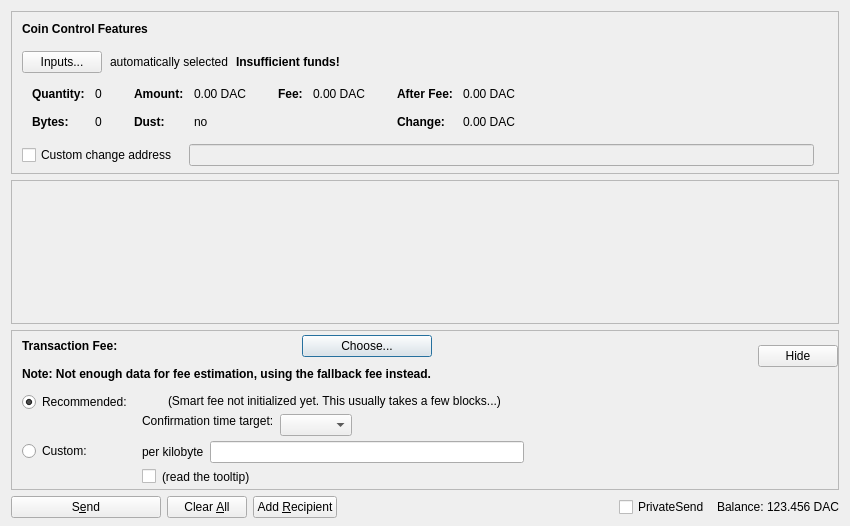
<?xml version="1.0" encoding="UTF-8"?>
<ui version="4.0">
 <class>SendCoinsDialog</class>
 <widget class="QDialog" name="SendCoinsDialog">
  <property name="geometry">
   <rect>
    <x>0</x>
    <y>0</y>
    <width>850</width>
    <height>526</height>
   </rect>
  </property>
  <property name="windowTitle">
   <string>Send Coins</string>
  </property>
  <layout class="QVBoxLayout" name="verticalLayout" stretch="0,1,0,0">
   <property name="bottomMargin">
    <number>8</number>
   </property>
   <item>
    <widget class="QFrame" name="frameCoinControl">
     <property name="sizePolicy">
      <sizepolicy hsizetype="Expanding" vsizetype="Expanding">
       <horstretch>0</horstretch>
       <verstretch>0</verstretch>
      </sizepolicy>
     </property>
     <property name="maximumSize">
      <size>
       <width>16777215</width>
       <height>16777215</height>
      </size>
     </property>
     <property name="frameShape">
      <enum>QFrame::StyledPanel</enum>
     </property>
     <property name="frameShadow">
      <enum>QFrame::Sunken</enum>
     </property>
     <layout class="QVBoxLayout" name="verticalLayoutCoinControl2">
      <property name="spacing">
       <number>0</number>
      </property>
      <property name="leftMargin">
       <number>0</number>
      </property>
      <property name="topMargin">
       <number>0</number>
      </property>
      <property name="rightMargin">
       <number>0</number>
      </property>
      <property name="bottomMargin">
       <number>6</number>
      </property>
      <item>
       <layout class="QVBoxLayout" name="verticalLayoutCoinControl" stretch="0,0,0,0,1">
        <property name="spacing">
         <number>0</number>
        </property>
        <property name="leftMargin">
         <number>10</number>
        </property>
        <property name="topMargin">
         <number>10</number>
        </property>
        <item>
         <layout class="QHBoxLayout" name="horizontalLayoutCoinControl1">
          <property name="bottomMargin">
           <number>15</number>
          </property>
          <item>
           <widget class="QLabel" name="labelCoinControlFeatures">
            <property name="sizePolicy">
             <sizepolicy hsizetype="Preferred" vsizetype="Maximum">
              <horstretch>0</horstretch>
              <verstretch>0</verstretch>
             </sizepolicy>
            </property>
            <property name="font">
             <font>
              <weight>75</weight>
              <bold>true</bold>
             </font>
            </property>
            <property name="styleSheet">
             <string notr="true">font-weight:bold;</string>
            </property>
            <property name="text">
             <string>Coin Control Features</string>
            </property>
           </widget>
          </item>
         </layout>
        </item>
        <item>
         <layout class="QHBoxLayout" name="horizontalLayoutCoinControl2" stretch="0,0,0,0">
          <property name="spacing">
           <number>8</number>
          </property>
          <property name="bottomMargin">
           <number>10</number>
          </property>
          <item>
           <widget class="QPushButton" name="pushButtonCoinControl">
            <property name="styleSheet">
             <string notr="true"/>
            </property>
            <property name="text">
             <string>Inputs...</string>
            </property>
            <property name="autoDefault">
             <bool>false</bool>
            </property>
           </widget>
          </item>
          <item>
           <widget class="QLabel" name="labelCoinControlAutomaticallySelected">
            <property name="text">
             <string>automatically selected</string>
            </property>
            <property name="margin">
             <number>5</number>
            </property>
           </widget>
          </item>
          <item>
           <widget class="QLabel" name="labelCoinControlInsuffFunds">
            <property name="font">
             <font>
              <weight>75</weight>
              <bold>true</bold>
             </font>
            </property>
            <property name="styleSheet">
             <string notr="true">font-weight:bold;</string>
            </property>
            <property name="text">
             <string>Insufficient funds!</string>
            </property>
            <property name="margin">
             <number>5</number>
            </property>
           </widget>
          </item>
          <item>
           <spacer name="horizontalSpacerCoinControl">
            <property name="orientation">
             <enum>Qt::Horizontal</enum>
            </property>
            <property name="sizeHint" stdset="0">
             <size>
              <width>40</width>
              <height>1</height>
             </size>
            </property>
           </spacer>
          </item>
         </layout>
        </item>
        <item>
         <widget class="QWidget" name="widgetCoinControl" native="true">
          <property name="sizePolicy">
           <sizepolicy hsizetype="Preferred" vsizetype="Preferred">
            <horstretch>0</horstretch>
            <verstretch>0</verstretch>
           </sizepolicy>
          </property>
          <property name="minimumSize">
           <size>
            <width>0</width>
            <height>0</height>
           </size>
          </property>
          <property name="styleSheet">
           <string notr="true"/>
          </property>
          <layout class="QHBoxLayout" name="horizontalLayoutCoinControl5">
           <property name="leftMargin">
            <number>0</number>
           </property>
           <property name="topMargin">
            <number>0</number>
           </property>
           <property name="rightMargin">
            <number>0</number>
           </property>
           <property name="bottomMargin">
            <number>0</number>
           </property>
           <item>
            <layout class="QHBoxLayout" name="horizontalLayoutCoinControl3" stretch="0,0,0,1">
             <property name="spacing">
              <number>20</number>
             </property>
             <property name="topMargin">
              <number>0</number>
             </property>
             <property name="bottomMargin">
              <number>10</number>
             </property>
             <item>
              <layout class="QFormLayout" name="formLayoutCoinControl1">
               <property name="horizontalSpacing">
                <number>10</number>
               </property>
               <property name="verticalSpacing">
                <number>14</number>
               </property>
               <property name="leftMargin">
                <number>10</number>
               </property>
               <property name="topMargin">
                <number>4</number>
               </property>
               <property name="rightMargin">
                <number>6</number>
               </property>
               <item row="0" column="0">
                <widget class="QLabel" name="labelCoinControlQuantityText">
                 <property name="font">
                  <font>
                   <weight>75</weight>
                   <bold>true</bold>
                  </font>
                 </property>
                 <property name="text">
                  <string>Quantity:</string>
                 </property>
                 <property name="margin">
                  <number>0</number>
                 </property>
                </widget>
               </item>
               <item row="0" column="1">
                <widget class="QLabel" name="labelCoinControlQuantity">
                 <property name="cursor">
                  <cursorShape>IBeamCursor</cursorShape>
                 </property>
                 <property name="contextMenuPolicy">
                  <enum>Qt::ActionsContextMenu</enum>
                 </property>
                 <property name="text">
                  <string notr="true">0</string>
                 </property>
                 <property name="margin">
                  <number>0</number>
                 </property>
                 <property name="textInteractionFlags">
                  <set>Qt::LinksAccessibleByMouse|Qt::TextSelectableByKeyboard|Qt::TextSelectableByMouse</set>
                 </property>
                </widget>
               </item>
               <item row="1" column="0">
                <widget class="QLabel" name="labelCoinControlBytesText">
                 <property name="font">
                  <font>
                   <weight>75</weight>
                   <bold>true</bold>
                  </font>
                 </property>
                 <property name="text">
                  <string>Bytes:</string>
                 </property>
                </widget>
               </item>
               <item row="1" column="1">
                <widget class="QLabel" name="labelCoinControlBytes">
                 <property name="cursor">
                  <cursorShape>IBeamCursor</cursorShape>
                 </property>
                 <property name="contextMenuPolicy">
                  <enum>Qt::ActionsContextMenu</enum>
                 </property>
                 <property name="text">
                  <string notr="true">0</string>
                 </property>
                 <property name="textInteractionFlags">
                  <set>Qt::LinksAccessibleByMouse|Qt::TextSelectableByKeyboard|Qt::TextSelectableByMouse</set>
                 </property>
                </widget>
               </item>
              </layout>
             </item>
             <item>
              <layout class="QFormLayout" name="formLayoutCoinControl2">
               <property name="horizontalSpacing">
                <number>10</number>
               </property>
               <property name="verticalSpacing">
                <number>14</number>
               </property>
               <property name="leftMargin">
                <number>6</number>
               </property>
               <property name="topMargin">
                <number>4</number>
               </property>
               <property name="rightMargin">
                <number>6</number>
               </property>
               <item row="0" column="0">
                <widget class="QLabel" name="labelCoinControlAmountText">
                 <property name="font">
                  <font>
                   <weight>75</weight>
                   <bold>true</bold>
                  </font>
                 </property>
                 <property name="text">
                  <string>Amount:</string>
                 </property>
                 <property name="margin">
                  <number>0</number>
                 </property>
                </widget>
               </item>
               <item row="0" column="1">
                <widget class="QLabel" name="labelCoinControlAmount">
                 <property name="cursor">
                  <cursorShape>IBeamCursor</cursorShape>
                 </property>
                 <property name="contextMenuPolicy">
                  <enum>Qt::ActionsContextMenu</enum>
                 </property>
                 <property name="text">
                  <string notr="true">0.00 DAC</string>
                 </property>
                 <property name="textInteractionFlags">
                  <set>Qt::LinksAccessibleByMouse|Qt::TextSelectableByKeyboard|Qt::TextSelectableByMouse</set>
                 </property>
                </widget>
               </item>
               <item row="1" column="0">
                <widget class="QLabel" name="labelCoinControlLowOutputText">
                 <property name="font">
                  <font>
                   <weight>75</weight>
                   <bold>true</bold>
                  </font>
                 </property>
                 <property name="text">
                  <string>Dust:</string>
                 </property>
                </widget>
               </item>
               <item row="1" column="1">
                <widget class="QLabel" name="labelCoinControlLowOutput">
                 <property name="cursor">
                  <cursorShape>IBeamCursor</cursorShape>
                 </property>
                 <property name="contextMenuPolicy">
                  <enum>Qt::ActionsContextMenu</enum>
                 </property>
                 <property name="text">
                  <string notr="true">no</string>
                 </property>
                 <property name="textInteractionFlags">
                  <set>Qt::LinksAccessibleByMouse|Qt::TextSelectableByKeyboard|Qt::TextSelectableByMouse</set>
                 </property>
                </widget>
               </item>
              </layout>
             </item>
             <item>
              <layout class="QFormLayout" name="formLayoutCoinControl3">
               <property name="horizontalSpacing">
                <number>10</number>
               </property>
               <property name="verticalSpacing">
                <number>14</number>
               </property>
               <property name="leftMargin">
                <number>6</number>
               </property>
               <property name="topMargin">
                <number>4</number>
               </property>
               <property name="rightMargin">
                <number>6</number>
               </property>
               <item row="0" column="0">
                <widget class="QLabel" name="labelCoinControlFeeText">
                 <property name="font">
                  <font>
                   <weight>75</weight>
                   <bold>true</bold>
                  </font>
                 </property>
                 <property name="text">
                  <string>Fee:</string>
                 </property>
                 <property name="margin">
                  <number>0</number>
                 </property>
                </widget>
               </item>
               <item row="0" column="1">
                <widget class="QLabel" name="labelCoinControlFee">
                 <property name="cursor">
                  <cursorShape>IBeamCursor</cursorShape>
                 </property>
                 <property name="contextMenuPolicy">
                  <enum>Qt::ActionsContextMenu</enum>
                 </property>
                 <property name="text">
                  <string notr="true">0.00 DAC</string>
                 </property>
                 <property name="textInteractionFlags">
                  <set>Qt::LinksAccessibleByMouse|Qt::TextSelectableByKeyboard|Qt::TextSelectableByMouse</set>
                 </property>
                </widget>
               </item>
              </layout>
             </item>
             <item>
              <layout class="QFormLayout" name="formLayoutCoinControl4">
               <property name="horizontalSpacing">
                <number>10</number>
               </property>
               <property name="verticalSpacing">
                <number>14</number>
               </property>
               <property name="leftMargin">
                <number>6</number>
               </property>
               <property name="topMargin">
                <number>4</number>
               </property>
               <property name="rightMargin">
                <number>6</number>
               </property>
               <item row="0" column="0">
                <widget class="QLabel" name="labelCoinControlAfterFeeText">
                 <property name="font">
                  <font>
                   <weight>75</weight>
                   <bold>true</bold>
                  </font>
                 </property>
                 <property name="text">
                  <string>After Fee:</string>
                 </property>
                 <property name="margin">
                  <number>0</number>
                 </property>
                </widget>
               </item>
               <item row="0" column="1">
                <widget class="QLabel" name="labelCoinControlAfterFee">
                 <property name="cursor">
                  <cursorShape>IBeamCursor</cursorShape>
                 </property>
                 <property name="contextMenuPolicy">
                  <enum>Qt::ActionsContextMenu</enum>
                 </property>
                 <property name="text">
                  <string notr="true">0.00 DAC</string>
                 </property>
                 <property name="textInteractionFlags">
                  <set>Qt::LinksAccessibleByMouse|Qt::TextSelectableByKeyboard|Qt::TextSelectableByMouse</set>
                 </property>
                </widget>
               </item>
               <item row="1" column="0">
                <widget class="QLabel" name="labelCoinControlChangeText">
                 <property name="font">
                  <font>
                   <weight>75</weight>
                   <bold>true</bold>
                  </font>
                 </property>
                 <property name="text">
                  <string>Change:</string>
                 </property>
                </widget>
               </item>
               <item row="1" column="1">
                <widget class="QLabel" name="labelCoinControlChange">
                 <property name="cursor">
                  <cursorShape>IBeamCursor</cursorShape>
                 </property>
                 <property name="contextMenuPolicy">
                  <enum>Qt::ActionsContextMenu</enum>
                 </property>
                 <property name="text">
                  <string notr="true">0.00 DAC</string>
                 </property>
                 <property name="textInteractionFlags">
                  <set>Qt::LinksAccessibleByMouse|Qt::TextSelectableByKeyboard|Qt::TextSelectableByMouse</set>
                 </property>
                </widget>
               </item>
              </layout>
             </item>
            </layout>
           </item>
          </layout>
         </widget>
        </item>
        <item>
         <layout class="QHBoxLayout" name="horizontalLayoutCoinControl4" stretch="0,0,0">
          <property name="spacing">
           <number>12</number>
          </property>
          <property name="sizeConstraint">
           <enum>QLayout::SetDefaultConstraint</enum>
          </property>
          <property name="topMargin">
           <number>5</number>
          </property>
          <property name="rightMargin">
           <number>5</number>
          </property>
          <item>
           <widget class="QCheckBox" name="checkBoxCoinControlChange">
            <property name="toolTip">
             <string>If this is activated, but the change address is empty or invalid, change will be sent to a newly generated address.</string>
            </property>
            <property name="text">
             <string>Custom change address</string>
            </property>
           </widget>
          </item>
          <item>
           <widget class="QValidatedLineEdit" name="lineEditCoinControlChange">
            <property name="enabled">
             <bool>false</bool>
            </property>
            <property name="sizePolicy">
             <sizepolicy hsizetype="Expanding" vsizetype="Fixed">
              <horstretch>0</horstretch>
              <verstretch>0</verstretch>
             </sizepolicy>
            </property>
           </widget>
          </item>
          <item>
           <widget class="QLabel" name="labelCoinControlChangeLabel">
            <property name="sizePolicy">
             <sizepolicy hsizetype="Preferred" vsizetype="Expanding">
              <horstretch>0</horstretch>
              <verstretch>0</verstretch>
             </sizepolicy>
            </property>
            <property name="minimumSize">
             <size>
              <width>0</width>
              <height>0</height>
             </size>
            </property>
            <property name="text">
             <string/>
            </property>
            <property name="margin">
             <number>3</number>
            </property>
           </widget>
          </item>
         </layout>
        </item>
        <item>
         <spacer name="verticalSpacerCoinControl">
          <property name="orientation">
           <enum>Qt::Vertical</enum>
          </property>
          <property name="sizeHint" stdset="0">
           <size>
            <width>800</width>
            <height>1</height>
           </size>
          </property>
         </spacer>
        </item>
       </layout>
      </item>
     </layout>
    </widget>
   </item>
   <item>
    <widget class="QScrollArea" name="scrollArea">
     <property name="widgetResizable">
      <bool>true</bool>
     </property>
     <widget class="QWidget" name="scrollAreaWidgetContents">
      <property name="geometry">
       <rect>
        <x>0</x>
        <y>0</y>
        <width>830</width>
        <height>104</height>
       </rect>
      </property>
      <layout class="QVBoxLayout" name="verticalLayout_2" stretch="0,1">
       <property name="leftMargin">
        <number>0</number>
       </property>
       <property name="topMargin">
        <number>0</number>
       </property>
       <property name="rightMargin">
        <number>0</number>
       </property>
       <property name="bottomMargin">
        <number>0</number>
       </property>
       <item>
        <layout class="QVBoxLayout" name="entries">
         <property name="spacing">
          <number>6</number>
         </property>
        </layout>
       </item>
       <item>
        <spacer name="verticalSpacer">
         <property name="orientation">
          <enum>Qt::Vertical</enum>
         </property>
         <property name="sizeHint" stdset="0">
          <size>
           <width>20</width>
           <height>40</height>
          </size>
         </property>
        </spacer>
       </item>
      </layout>
     </widget>
    </widget>
   </item>
   <item>
    <widget class="QFrame" name="frameFee">
     <property name="sizePolicy">
      <sizepolicy hsizetype="Expanding" vsizetype="Expanding">
       <horstretch>0</horstretch>
       <verstretch>0</verstretch>
      </sizepolicy>
     </property>
     <property name="maximumSize">
      <size>
       <width>16777215</width>
       <height>16777215</height>
      </size>
     </property>
     <property name="frameShape">
      <enum>QFrame::StyledPanel</enum>
     </property>
     <property name="frameShadow">
      <enum>QFrame::Sunken</enum>
     </property>
     <layout class="QVBoxLayout" name="verticalLayoutFee1">
      <property name="spacing">
       <number>0</number>
      </property>
      <property name="leftMargin">
       <number>0</number>
      </property>
      <property name="topMargin">
       <number>0</number>
      </property>
      <property name="rightMargin">
       <number>0</number>
      </property>
      <property name="bottomMargin">
       <number>0</number>
      </property>
      <item>
       <layout class="QVBoxLayout" name="verticalLayoutFee2" stretch="0,0,0">
        <property name="spacing">
         <number>0</number>
        </property>
        <property name="leftMargin">
         <number>10</number>
        </property>
        <property name="topMargin">
         <number>0</number>
        </property>
        <item>
         <layout class="QHBoxLayout" name="horizontalLayoutFee1">
          <property name="bottomMargin">
           <number>0</number>
          </property>
          <item>
           <layout class="QVBoxLayout" name="verticalLayoutFee7">
            <property name="spacing">
             <number>0</number>
            </property>
            <item>
             <spacer name="verticalSpacerSmartFee">
              <property name="orientation">
               <enum>Qt::Vertical</enum>
              </property>
              <property name="sizeType">
               <enum>QSizePolicy::Fixed</enum>
              </property>
              <property name="sizeHint" stdset="0">
               <size>
                <width>1</width>
                <height>4</height>
               </size>
              </property>
             </spacer>
            </item>
            <item>
             <layout class="QHBoxLayout" name="horizontalLayoutSmartFee">
              <property name="spacing">
               <number>10</number>
              </property>
              <item>
               <widget class="QLabel" name="labelFeeHeadline">
                <property name="sizePolicy">
                 <sizepolicy hsizetype="Preferred" vsizetype="Maximum">
                  <horstretch>0</horstretch>
                  <verstretch>0</verstretch>
                 </sizepolicy>
                </property>
                <property name="font">
                 <font>
                  <weight>75</weight>
                  <bold>true</bold>
                 </font>
                </property>
                <property name="styleSheet">
                 <string notr="true">font-weight:bold;</string>
                </property>
                <property name="text">
                 <string>Transaction Fee:</string>
                </property>
               </widget>
              </item>
              <item>
               <widget class="QLabel" name="labelFeeMinimized">
                <property name="text">
                 <string/>
                </property>
               </widget>
              </item>
              <item>
               <widget class="QPushButton" name="buttonChooseFee">
                <property name="text">
                 <string>Choose...</string>
                </property>
               </widget>
              </item>
             </layout>
            </item>
            <item>
             <spacer name="verticalSpacer_7">
              <property name="orientation">
               <enum>Qt::Vertical</enum>
              </property>
              <property name="sizeHint" stdset="0">
               <size>
                <width>1</width>
                <height>10</height>
               </size>
              </property>
             </spacer>
            </item>
            <item>
             <widget class="QLabel" name="fallbackFeeWarningLabel">
              <property name="toolTip">
               <string>Using the fallbackfee can result in sending a transaction that will take several hours or days (or never) to confirm. Consider choosing your fee manually or wait until you have validated the complete chain.</string>
              </property>
              <property name="font">
              <font>
                  <weight>75</weight>
                  <bold>true</bold>
              </font>
              </property>
              <property name="text">
               <string>Note: Not enough data for fee estimation, using the fallback fee instead.</string>
              </property>
              <property name="wordWrap">
               <bool>false</bool>
              </property>
             </widget>
            </item>
            <item>
             <spacer name="verticalSpacer_5">
              <property name="orientation">
               <enum>Qt::Vertical</enum>
              </property>
              <property name="sizeHint" stdset="0">
               <size>
                <width>1</width>
                <height>1</height>
               </size>
              </property>
             </spacer>
            </item>
           </layout>
          </item>
          <item>
           <spacer name="horizontalSpacer_4">
            <property name="orientation">
             <enum>Qt::Horizontal</enum>
            </property>
            <property name="sizeHint" stdset="0">
             <size>
              <width>1</width>
              <height>1</height>
             </size>
            </property>
           </spacer>
          </item>
          <item>
           <widget class="QPushButton" name="buttonMinimizeFee">
            <property name="toolTip">
             <string>collapse fee-settings</string>
            </property>
            <property name="text">
             <string>Hide</string>
            </property>
           </widget>
          </item>
         </layout>
        </item>
        <item>
         <widget class="QFrame" name="frameFeeSelection">
          <layout class="QVBoxLayout" name="verticalLayoutFee12">
           <property name="spacing">
            <number>0</number>
           </property>
           <property name="leftMargin">
            <number>0</number>
           </property>
           <property name="topMargin">
            <number>0</number>
           </property>
           <property name="rightMargin">
            <number>0</number>
           </property>
           <property name="bottomMargin">
            <number>0</number>
           </property>
           <item>
            <layout class="QGridLayout" name="gridLayoutFee">
             <property name="topMargin">
              <number>10</number>
             </property>
             <property name="bottomMargin">
              <number>4</number>
             </property>
             <property name="horizontalSpacing">
              <number>10</number>
             </property>
             <property name="verticalSpacing">
              <number>4</number>
             </property>
             <item row="1" column="1">
              <layout class="QVBoxLayout" name="verticalLayoutFee8">
               <property name="spacing">
                <number>6</number>
               </property>
               <item>
                <layout class="QHBoxLayout" name="horizontalLayoutFee13">
                 <item>
                  <widget class="QLabel" name="labelCustomPerKilobyte">
                   <property name="toolTip">
                    <string>If the custom fee is set to 1000 duffs and the transaction is only 250 bytes, then &quot;per kilobyte&quot; only pays 250 duffs in fee,&lt;br /&gt;while &quot;at least&quot; pays 1000 duffs. For transactions bigger than a kilobyte both pay by kilobyte.</string>
                   </property>
                   <property name="text">
                    <string>per kilobyte</string>
                   </property>
                  </widget>
                 </item>
                 <item>
                  <widget class="BitcoinAmountField" name="customFee"/>
                 </item>
                 <item>
                  <spacer name="horizontalSpacer_6">
                   <property name="orientation">
                    <enum>Qt::Horizontal</enum>
                   </property>
                   <property name="sizeHint" stdset="0">
                    <size>
                     <width>1</width>
                     <height>1</height>
                    </size>
                   </property>
                  </spacer>
                 </item>
                </layout>
               </item>
               <item>
                <layout class="QHBoxLayout" name="horizontalLayoutFee8">
                 <item>
                  <widget class="QCheckBox" name="checkBoxMinimumFee">
                   <property name="toolTip">
                    <string>Paying only the minimum fee is just fine as long as there is less transaction volume than space in the blocks.&lt;br /&gt;But be aware that this can end up in a never confirming transaction once there is more demand for transactions than the network can process.</string>
                   </property>
                   <property name="text">
                    <string/>
                   </property>
                  </widget>
                 </item>
                 <item>
                  <widget class="QLabel" name="labelMinFeeWarning">
                   <property name="enabled">
                    <bool>true</bool>
                   </property>
                   <property name="toolTip">
                    <string>Paying only the minimum fee is just fine as long as there is less transaction volume than space in the blocks.&lt;br /&gt;But be aware that this can end up in a never confirming transaction once there is more demand for transactions than the network can process.</string>
                   </property>
                   <property name="text">
                    <string>(read the tooltip)</string>
                   </property>
                   <property name="margin">
                    <number>5</number>
                   </property>
                  </widget>
                 </item>
                 <item>
                  <spacer name="horizontalSpacer_2">
                   <property name="orientation">
                    <enum>Qt::Horizontal</enum>
                   </property>
                   <property name="sizeHint" stdset="0">
                    <size>
                     <width>1</width>
                     <height>1</height>
                    </size>
                   </property>
                  </spacer>
                 </item>
                </layout>
               </item>
              </layout>
             </item>
             <item row="0" column="0">
              <layout class="QVBoxLayout" name="verticalLayoutFee4" stretch="0,1">
               <item>
                <widget class="QRadioButton" name="radioSmartFee">
                 <property name="text">
                  <string>Recommended:</string>
                 </property>
                 <property name="checked">
                  <bool>true</bool>
                 </property>
                 <attribute name="buttonGroup">
                  <string notr="true">groupFee</string>
                 </attribute>
                </widget>
               </item>
               <item>
                <spacer name="verticalSpacer_2">
                 <property name="orientation">
                  <enum>Qt::Vertical</enum>
                 </property>
                 <property name="sizeHint" stdset="0">
                  <size>
                   <width>1</width>
                   <height>1</height>
                  </size>
                 </property>
                </spacer>
               </item>
              </layout>
             </item>
             <item row="1" column="0">
              <layout class="QVBoxLayout" name="verticalLayoutFee9" stretch="0,1">
               <item>
                <widget class="QRadioButton" name="radioCustomFee">
                 <property name="text">
                  <string>Custom:</string>
                 </property>
                 <attribute name="buttonGroup">
                  <string notr="true">groupFee</string>
                 </attribute>
                </widget>
               </item>
               <item>
                <spacer name="verticalSpacer_6">
                 <property name="orientation">
                  <enum>Qt::Vertical</enum>
                 </property>
                 <property name="sizeHint" stdset="0">
                  <size>
                   <width>1</width>
                   <height>1</height>
                  </size>
                 </property>
                </spacer>
               </item>
              </layout>
             </item>
             <item row="0" column="1">
              <layout class="QVBoxLayout" name="verticalLayoutFee3" stretch="0,0,1">
               <property name="spacing">
                <number>6</number>
               </property>
               <property name="topMargin">
                <number>2</number>
               </property>
               <item>
                <layout class="QHBoxLayout" name="horizontalLayoutFee12">
                 <item>
                  <widget class="QLabel" name="labelSmartFee">
                   <property name="text">
                    <string/>
                   </property>
                   <property name="margin">
                    <number>2</number>
                   </property>
                  </widget>
                 </item>
                 <item>
                  <widget class="QLabel" name="labelFeeEstimation">
                   <property name="text">
                    <string/>
                   </property>
                  </widget>
                 </item>
                 <item>
                  <widget class="QLabel" name="labelSmartFee2">
                   <property name="text">
                    <string>(Smart fee not initialized yet. This usually takes a few blocks...)</string>
                   </property>
                   <property name="margin">
                    <number>2</number>
                   </property>
                  </widget>
                 </item>
                 <item>
                  <spacer name="horizontalSpacer_5">
                   <property name="orientation">
                    <enum>Qt::Horizontal</enum>
                   </property>
                   <property name="sizeHint" stdset="0">
                    <size>
                     <width>1</width>
                     <height>1</height>
                    </size>
                   </property>
                  </spacer>
                 </item>
                </layout>
               </item>
               <item>
                <layout class="QHBoxLayout" name="horizontalLayoutFee9">
                 <item>
                  <layout class="QVBoxLayout" name="verticalLayoutFee6">
                   <item>
                    <widget class="QLabel" name="labelSmartFee3">
                     <property name="text">
                      <string>Confirmation time target:</string>
                     </property>
                     <property name="margin">
                      <number>2</number>
                     </property>
                    </widget>
                   </item>
                   <item>
                    <spacer name="verticalSpacer_3">
                     <property name="orientation">
                      <enum>Qt::Vertical</enum>
                     </property>
                     <property name="sizeHint" stdset="0">
                      <size>
                       <width>1</width>
                       <height>1</height>
                      </size>
                     </property>
                    </spacer>
                   </item>
                  </layout>
                 </item>
                 <item>
                  <layout class="QVBoxLayout" name="verticalLayoutFee5">
                   <property name="rightMargin">
                    <number>30</number>
                   </property>
                   <item>
                    <layout class="QHBoxLayout" name="horizontalLayoutConfTarget">
                     <property name="bottomMargin">
                      <number>0</number>
                     </property>
                     <item>
                      <widget class="QComboBox" name="confTargetSelector"/>
                     </item>
                     <item>
                      <spacer name="horizontalSpacerConfTarget">
                       <property name="orientation">
                        <enum>Qt::Horizontal</enum>
                       </property>
                       <property name="sizeHint" stdset="0">
                        <size>
                         <width>40</width>
                         <height>20</height>
                        </size>
                       </property>
                      </spacer>
                     </item>
                    </layout>
                   </item>
                  </layout>
                 </item>
                </layout>
               </item>
               <item>
                <spacer name="verticalSpacer_4">
                 <property name="orientation">
                  <enum>Qt::Vertical</enum>
                 </property>
                 <property name="sizeHint" stdset="0">
                  <size>
                   <width>1</width>
                   <height>1</height>
                  </size>
                 </property>
                </spacer>
               </item>
              </layout>
             </item>
            </layout>
           </item>
          </layout>
         </widget>
        </item>
        <item>
         <spacer name="verticalSpacerFee">
          <property name="orientation">
           <enum>Qt::Vertical</enum>
          </property>
          <property name="sizeHint" stdset="0">
           <size>
            <width>800</width>
            <height>1</height>
           </size>
          </property>
         </spacer>
        </item>
       </layout>
      </item>
     </layout>
    </widget>
   </item>
   <item>
    <layout class="QHBoxLayout" name="horizontalLayout">
     <item>
      <widget class="QPushButton" name="sendButton">
       <property name="minimumSize">
        <size>
         <width>150</width>
         <height>0</height>
        </size>
       </property>
       <property name="toolTip">
        <string>Confirm the send action</string>
       </property>
       <property name="text">
        <string>S&amp;end</string>
       </property>
       <property name="autoDefault">
        <bool>false</bool>
       </property>
       <property name="default">
        <bool>false</bool>
       </property>
      </widget>
     </item>
     <item>
      <widget class="QPushButton" name="clearButton">
       <property name="sizePolicy">
        <sizepolicy hsizetype="Minimum" vsizetype="Fixed">
         <horstretch>0</horstretch>
         <verstretch>0</verstretch>
        </sizepolicy>
       </property>
       <property name="toolTip">
        <string>Clear all fields of the form.</string>
       </property>
       <property name="text">
        <string>Clear &amp;All</string>
       </property>
       <property name="autoDefault">
        <bool>false</bool>
       </property>
      </widget>
     </item>
     <item>
      <widget class="QPushButton" name="addButton">
       <property name="toolTip">
        <string>Send to multiple recipients at once</string>
       </property>
       <property name="text">
        <string>Add &amp;Recipient</string>
       </property>
       <property name="autoDefault">
        <bool>false</bool>
       </property>
      </widget>
     </item>
     <item>
      <spacer name="horizontalSpacer">
       <property name="orientation">
        <enum>Qt::Horizontal</enum>
       </property>
       <property name="sizeHint" stdset="0">
        <size>
         <width>40</width>
         <height>20</height>
        </size>
       </property>
      </spacer>
     </item>
     <item>
      <layout class="QHBoxLayout" name="horizontalLayout_2">
       <property name="spacing">
        <number>3</number>
       </property>
       <item>
        <widget class="QCheckBox" name="checkUsePrivateSend">
         <property name="minimumSize">
          <size>
           <width>95</width>
           <height>0</height>
          </size>
         </property>
         <property name="text">
          <string>PrivateSend</string>
         </property>
         <property name="checked">
          <bool>false</bool>
         </property>
        </widget>
       </item>
       <item>
        <widget class="QLabel" name="label">
         <property name="text">
          <string>Balance:</string>
         </property>
        </widget>
       </item>
       <item>
        <widget class="QLabel" name="labelBalance">
         <property name="sizePolicy">
          <sizepolicy hsizetype="Preferred" vsizetype="Fixed">
           <horstretch>0</horstretch>
           <verstretch>0</verstretch>
          </sizepolicy>
         </property>
         <property name="cursor">
          <cursorShape>IBeamCursor</cursorShape>
         </property>
         <property name="text">
          <string notr="true">123.456 DAC</string>
         </property>
         <property name="textInteractionFlags">
          <set>Qt::LinksAccessibleByMouse|Qt::TextSelectableByKeyboard|Qt::TextSelectableByMouse</set>
         </property>
        </widget>
       </item>
      </layout>
     </item>
    </layout>
   </item>
  </layout>
 </widget>
 <customwidgets>
  <customwidget>
   <class>QValidatedLineEdit</class>
   <extends>QLineEdit</extends>
   <header>qvalidatedlineedit.h</header>
  </customwidget>
  <customwidget>
   <class>BitcoinAmountField</class>
   <extends>QLineEdit</extends>
   <header>bitcoinamountfield.h</header>
   <container>1</container>
  </customwidget>
 </customwidgets>
 <resources>
  <include location="../biblepay.qrc"/>
 </resources>
 <connections/>
 <buttongroups>
  <buttongroup name="groupFee"/>
 </buttongroups>
</ui>
